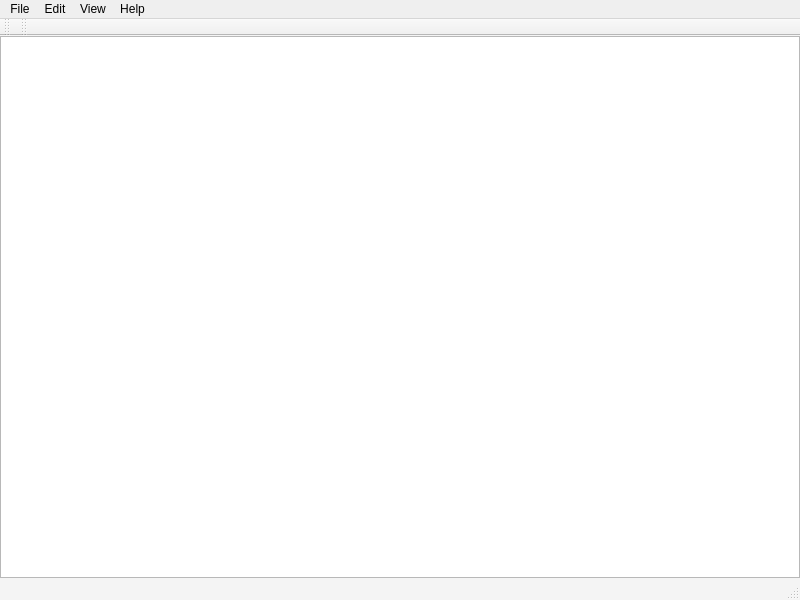
<?xml version="1.0" encoding="UTF-8"?>
<ui version="4.0">
 <class>GreenTech</class>
 <widget class="QMainWindow" name="GreenTech">
  <property name="geometry">
   <rect>
    <x>0</x>
    <y>0</y>
    <width>800</width>
    <height>600</height>
   </rect>
  </property>
  <property name="sizePolicy">
   <sizepolicy hsizetype="Expanding" vsizetype="Expanding">
    <horstretch>0</horstretch>
    <verstretch>0</verstretch>
   </sizepolicy>
  </property>
  <property name="windowTitle">
   <string>MainWindow</string>
  </property>
  <property name="styleSheet">
   <string notr="true">QMainWindow{
	background-color: rgb(244, 244, 244);
}</string>
  </property>
  <widget class="QWidget" name="centralwidget">
   <layout class="QGridLayout" name="gridLayout">
    <property name="leftMargin">
     <number>0</number>
    </property>
    <property name="topMargin">
     <number>0</number>
    </property>
    <property name="rightMargin">
     <number>0</number>
    </property>
    <property name="bottomMargin">
     <number>0</number>
    </property>
    <property name="spacing">
     <number>0</number>
    </property>
    <item row="0" column="0">
     <widget class="Graph" name="graphicsView">
      <property name="focusPolicy">
       <enum>Qt::NoFocus</enum>
      </property>
      <property name="styleSheet">
       <string notr="true">Graph{
	background-color: rgb(244, 244, 244);
}</string>
      </property>
      <property name="viewportUpdateMode">
       <enum>QGraphicsView::FullViewportUpdate</enum>
      </property>
      <property name="rubberBandSelectionMode">
       <enum>Qt::IntersectsItemShape</enum>
      </property>
     </widget>
    </item>
   </layout>
  </widget>
  <widget class="QMenuBar" name="menubar">
   <property name="geometry">
    <rect>
     <x>0</x>
     <y>0</y>
     <width>800</width>
     <height>23</height>
    </rect>
   </property>
   <widget class="QMenu" name="menuFile">
    <property name="title">
     <string>File</string>
    </property>
    <addaction name="actionOpen"/>
    <addaction name="actionSave_2"/>
    <addaction name="separator"/>
    <addaction name="actionQuit_Pudding"/>
   </widget>
   <widget class="QMenu" name="menuEdit">
    <property name="title">
     <string>Edit</string>
    </property>
    <addaction name="actionSelect"/>
    <addaction name="actionCopy"/>
    <addaction name="actionDelete"/>
    <addaction name="separator"/>
    <addaction name="actionMove"/>
    <addaction name="actionScale"/>
    <addaction name="actionRotate"/>
    <addaction name="actionReset_Rotate"/>
    <addaction name="separator"/>
    <addaction name="actionSnap"/>
   </widget>
   <widget class="QMenu" name="menuHelp">
    <property name="title">
     <string>Help</string>
    </property>
   </widget>
   <widget class="QMenu" name="menuView">
    <property name="title">
     <string>View</string>
    </property>
    <addaction name="actionOrtho"/>
    <addaction name="actionPerspective"/>
    <addaction name="separator"/>
    <addaction name="actionTopView"/>
    <addaction name="actionBottomView"/>
    <addaction name="actionRightView"/>
    <addaction name="actionLeftView"/>
    <addaction name="actionFrontView"/>
    <addaction name="actionBackView"/>
   </widget>
   <addaction name="menuFile"/>
   <addaction name="menuEdit"/>
   <addaction name="menuView"/>
   <addaction name="menuHelp"/>
  </widget>
  <widget class="QStatusBar" name="statusbar"/>
  <widget class="QToolBar" name="viewToolBar">
   <property name="windowTitle">
    <string>toolBar</string>
   </property>
   <attribute name="toolBarArea">
    <enum>TopToolBarArea</enum>
   </attribute>
   <attribute name="toolBarBreak">
    <bool>false</bool>
   </attribute>
  </widget>
  <widget class="QToolBar" name="supportEdit">
   <property name="windowTitle">
    <string>toolBar</string>
   </property>
   <attribute name="toolBarArea">
    <enum>TopToolBarArea</enum>
   </attribute>
   <attribute name="toolBarBreak">
    <bool>false</bool>
   </attribute>
  </widget>
  <action name="actionBack_View">
   <property name="text">
    <string>Back_View</string>
   </property>
   <property name="toolTip">
    <string>OutSupportMode</string>
   </property>
   <property name="font">
    <font>
     <family>Andalus</family>
     <pointsize>12</pointsize>
     <weight>50</weight>
     <bold>false</bold>
    </font>
   </property>
  </action>
  <action name="actionAuto_Support">
   <property name="text">
    <string>Auto_Support</string>
   </property>
   <property name="font">
    <font>
     <family>Andalus</family>
     <pointsize>12</pointsize>
     <weight>50</weight>
     <bold>false</bold>
    </font>
   </property>
  </action>
  <action name="actionDeleteSupport">
   <property name="text">
    <string>DeleteSupport</string>
   </property>
   <property name="font">
    <font>
     <family>Andalus</family>
     <pointsize>12</pointsize>
     <weight>50</weight>
     <bold>false</bold>
    </font>
   </property>
  </action>
  <action name="actionManuAddSupport">
   <property name="text">
    <string>ManuAddSupport</string>
   </property>
   <property name="font">
    <font>
     <family>Andalus</family>
     <pointsize>12</pointsize>
     <weight>50</weight>
     <bold>false</bold>
    </font>
   </property>
  </action>
  <action name="actionAddBasePlate">
   <property name="text">
    <string>AddBasePlate</string>
   </property>
   <property name="font">
    <font>
     <family>Andalus</family>
     <pointsize>12</pointsize>
     <weight>50</weight>
     <bold>false</bold>
    </font>
   </property>
  </action>
  <action name="actionLight_support">
   <property name="checkable">
    <bool>true</bool>
   </property>
   <property name="text">
    <string>Light_support</string>
   </property>
   <property name="font">
    <font>
     <family>Andalus</family>
     <pointsize>12</pointsize>
     <weight>50</weight>
     <bold>false</bold>
    </font>
   </property>
  </action>
  <action name="actionMedium_support">
   <property name="checkable">
    <bool>true</bool>
   </property>
   <property name="text">
    <string>Medium_support</string>
   </property>
   <property name="font">
    <font>
     <family>Andalus</family>
     <pointsize>12</pointsize>
     <weight>50</weight>
     <bold>false</bold>
    </font>
   </property>
  </action>
  <action name="actionHeavy_support">
   <property name="checkable">
    <bool>true</bool>
   </property>
   <property name="text">
    <string>Heavy_support</string>
   </property>
   <property name="font">
    <font>
     <family>Andalus</family>
     <pointsize>12</pointsize>
     <weight>50</weight>
     <bold>false</bold>
    </font>
   </property>
  </action>
  <action name="actionOpen">
   <property name="text">
    <string>Open</string>
   </property>
  </action>
  <action name="actionSave">
   <property name="text">
    <string>Save</string>
   </property>
  </action>
  <action name="actionQuit_Pudding">
   <property name="text">
    <string>Quit Pudding</string>
   </property>
  </action>
  <action name="actionSave_2">
   <property name="text">
    <string>Save</string>
   </property>
  </action>
  <action name="actionMove">
   <property name="text">
    <string>Move</string>
   </property>
  </action>
  <action name="actionScale">
   <property name="text">
    <string>Scale</string>
   </property>
  </action>
  <action name="actionRotate">
   <property name="text">
    <string>Rotate</string>
   </property>
  </action>
  <action name="actionReset_Rotate">
   <property name="text">
    <string>Reset Rotate</string>
   </property>
  </action>
  <action name="actionSelect">
   <property name="text">
    <string>Select</string>
   </property>
  </action>
  <action name="actionCopy">
   <property name="text">
    <string>Copy</string>
   </property>
  </action>
  <action name="actionDelete">
   <property name="text">
    <string>Delete</string>
   </property>
  </action>
  <action name="actionSnap">
   <property name="text">
    <string>Snap floor</string>
   </property>
  </action>
  <action name="actionOrtho">
   <property name="text">
    <string>Ortho</string>
   </property>
  </action>
  <action name="actionPerspective">
   <property name="text">
    <string>Perspective</string>
   </property>
  </action>
  <action name="actionTopView">
   <property name="text">
    <string>TopView</string>
   </property>
  </action>
  <action name="actionBottomView">
   <property name="text">
    <string>BottomView</string>
   </property>
  </action>
  <action name="actionRightView">
   <property name="text">
    <string>RightView</string>
   </property>
  </action>
  <action name="actionLeftView">
   <property name="text">
    <string>LeftView</string>
   </property>
  </action>
  <action name="actionFrontView">
   <property name="text">
    <string>FrontView</string>
   </property>
  </action>
  <action name="actionBackView">
   <property name="text">
    <string>BackView</string>
   </property>
  </action>
  <action name="actionAuto">
   <property name="text">
    <string>Auto</string>
   </property>
  </action>
  <action name="actionManuDelete">
   <property name="text">
    <string>ManuDelete</string>
   </property>
  </action>
  <action name="actionLight">
   <property name="text">
    <string>Light</string>
   </property>
  </action>
  <action name="actionMid">
   <property name="text">
    <string>Medium</string>
   </property>
  </action>
  <action name="actionHeavy">
   <property name="text">
    <string>Heavy</string>
   </property>
  </action>
  <action name="actionDeleteAll">
   <property name="text">
    <string>DeleteAll</string>
   </property>
  </action>
  <action name="actionRemoveAll">
   <property name="text">
    <string>RemoveAll</string>
   </property>
   <property name="toolTip">
    <string>Remove all support struct</string>
   </property>
   <property name="font">
    <font>
     <family>Andalus</family>
     <pointsize>12</pointsize>
    </font>
   </property>
  </action>
 </widget>
 <customwidgets>
  <customwidget>
   <class>Graph</class>
   <extends>QGraphicsView</extends>
   <header location="global">graph.h</header>
  </customwidget>
 </customwidgets>
 <resources/>
 <connections/>
</ui>
